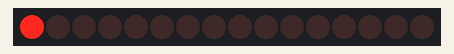
Simulated run of this sketch. Board: Arduino Uno, built with avr-gcc and run on an emulated ATmega328P. Parts: 16 shift-register outputs drawn as a row of LEDs (first output left, lit = HIGH). Wiring (inferred from the names in the program): 2 × shift register (74HC595): data pin 14; shift clock pin 13; latch pin 12; OE pin 5. Wiring (inferred from the signals the program sends): row of LEDs: on Q0, Q1, Q2, Q3, Q4, Q5, Q6, Q7, Q8, Q9, Q10, Q11, Q12, Q13, Q14, Q15.

Above: at 0.05 s.
At 0.35 s:
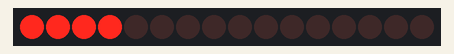
At 0.75 s:
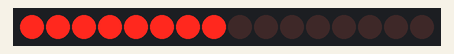
At 1.45 s:
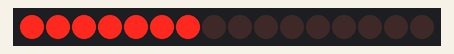
At 2.15 s:
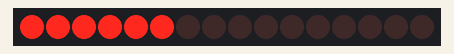
At 2.85 s:
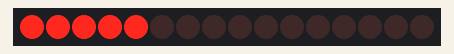
Timing chart, 0 to 3.1 s (numbered marks = the images above):
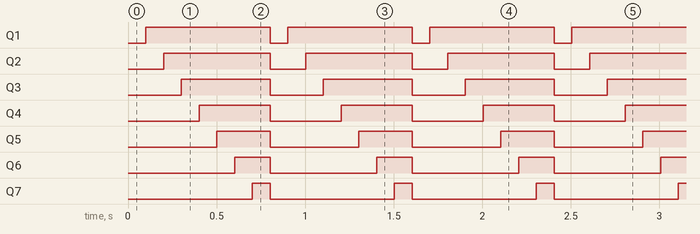

The sketch:

ESP12F_Relay_30A_X8_cycle.ino
```cpp
int latchPin = 12;  // Latch pin of 74HC595 is connected to Digital pin 5
int clockPin = 13; // Clock pin of 74HC595 is connected to Digital pin 6
int dataPin = 14;  // Data pin of 74HC595 is connected to Digital pin 4
int oePin = 5;    // oePin - not using this

uint16_t Data ;

void setup()
{
  // Set all the pins of 74HC595 as OUTPUT
  pinMode(latchPin, OUTPUT);
  pinMode(dataPin, OUTPUT);
  pinMode(clockPin, OUTPUT);
  pinMode(oePin, OUTPUT);

}

void loop()
{

            Data = 0b0000000000000001;         // Relay 1
      digitalWrite(latchPin, LOW);
      shiftOut(dataPin, clockPin, MSBFIRST, (Data >> 8));
      shiftOut(dataPin, clockPin, MSBFIRST, Data);
      digitalWrite(latchPin, HIGH);
      delay(100);
            Data = 0b0000000000000011;         // Relay 2
      digitalWrite(latchPin, LOW);
      shiftOut(dataPin, clockPin, MSBFIRST, (Data >> 8));
      shiftOut(dataPin, clockPin, MSBFIRST, Data);
      digitalWrite(latchPin, HIGH);
      delay(100);
            Data = 0b0000000000000111;         // Relay 3
      digitalWrite(latchPin, LOW);
      shiftOut(dataPin, clockPin, MSBFIRST, (Data >> 8));
      shiftOut(dataPin, clockPin, MSBFIRST, Data);
      digitalWrite(latchPin, HIGH);
      delay(100);
            Data = 0b0000000000001111;         // Relay 4
      digitalWrite(latchPin, LOW);
      shiftOut(dataPin, clockPin, MSBFIRST, (Data >> 8));
      shiftOut(dataPin, clockPin, MSBFIRST, Data);
      digitalWrite(latchPin, HIGH);
      delay(100);
            Data = 0b0000000000011111;         // Relay 5
      digitalWrite(latchPin, LOW);
      shiftOut(dataPin, clockPin, MSBFIRST, (Data >> 8));
      shiftOut(dataPin, clockPin, MSBFIRST, Data);
      digitalWrite(latchPin, HIGH);
      delay(100);
            Data = 0b0000000000111111;         // Relay 6
      digitalWrite(latchPin, LOW);
      shiftOut(dataPin, clockPin, MSBFIRST, (Data >> 8));
      shiftOut(dataPin, clockPin, MSBFIRST, Data);
      digitalWrite(latchPin, HIGH);
      delay(100);
            Data = 0b0000000001111111;         // Relay 7
      digitalWrite(latchPin, LOW);
      shiftOut(dataPin, clockPin, MSBFIRST, (Data >> 8));
      shiftOut(dataPin, clockPin, MSBFIRST, Data);
      digitalWrite(latchPin, HIGH);
      delay(100);
            Data = 0b0000000011111111;         // Relay 8
      digitalWrite(latchPin, LOW);
      shiftOut(dataPin, clockPin, MSBFIRST, (Data >> 8));
      shiftOut(dataPin, clockPin, MSBFIRST, Data);
      digitalWrite(latchPin, HIGH);
      delay(100);
}
```

Measured:
- by itself, Q1: alternates HIGH for 0.70 s and LOW for 0.10 s
- by itself, Q2: alternates HIGH for 0.60 s and LOW for 0.20 s
- by itself, Q3: alternates HIGH for 0.50 s and LOW for 0.30 s
- by itself, Q4: alternates HIGH for 0.40 s and LOW for 0.40 s
- by itself, Q5: alternates HIGH for 0.30 s and LOW for 0.50 s
- by itself, Q6: alternates HIGH for 0.20 s and LOW for 0.60 s
- by itself, Q7: alternates HIGH for 0.10 s and LOW for 0.70 s
